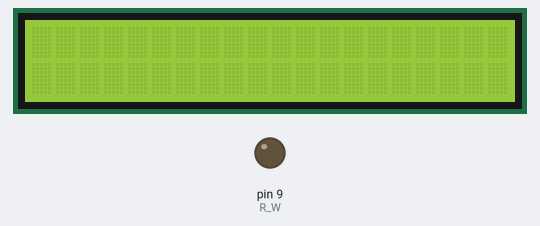
Simulated run of this sketch. Board: Arduino Uno, built with avr-gcc and run on an emulated ATmega328P. On the bench: 20×2 character LCD, output pins drawn as LEDs (lit = HIGH).

Above: at 0.2 s.
At 0.7 s:
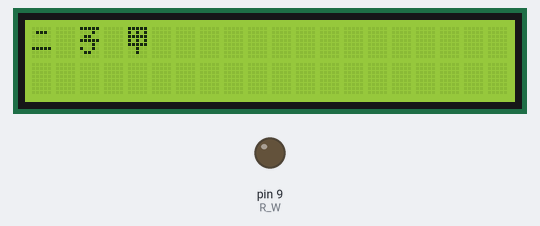

Measured:
- what the display in image 1 shows lasts 0.5 s, from 0.7 s to 1.2 s

The sketch:

2-5___Create_Char.ino
```cpp
// 功能: LCD閃爍 --- 顯示二子甲

#include "LiquidCrystalEx.h"

// initialize the library with the numbers of the interface pins

LiquidCrystalEx lcd(10, 8, 12, 13, 14, 15);

int R_W = 9;
byte smiley[8]={
  B00000,
  B01010,
  B01010,
  B00000,
  B10001,
  B01110,
  B00000,
  B00000
};
byte two[8]={
  B00000,
  B01110,
  B00000,
  B00000,
  B00000,
  B11111,
  B00000,
  B00000
};
byte ele[8]={
  B11111,
  B00010,
  B01100,
  B11111,
  B00010,
  B10010,
  B01100,
  B00000
};
byte one[8]={
  B11111,
  B10101,
  B11111,
  B10101,
  B11111,
  B00100,
  B00100,
  B00000
};

void setup()
{
   pinMode(R_W, OUTPUT);
   digitalWrite(R_W, LOW);
   lcd.begin(20, 2);
   lcd.begin(20, 2);
   lcd.begin(20, 2);

   lcd.createChar(1,two);//自建字型two陣列存入byte(1)
   lcd.setCursor(0,0);//lcd.setCursor(行,列);設定游標位置
   lcd.print(char(0x01));//lcd.print("1234");LCD顯示1234

   lcd.createChar(2,ele);
   lcd.setCursor(2,0);
   lcd.print(char(0x02));

   lcd.createChar(3,one);
   lcd.setCursor(4,0);
   lcd.print(char(0x03));


}

void loop()
{
   // Turn off the display:
   lcd.noDisplay();
   delay(500);

   // Turn on the display:
   lcd.display();
   delay(500);

}
```
